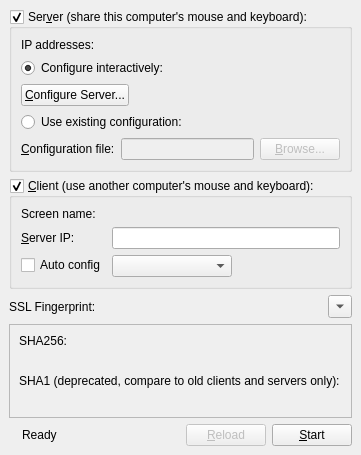
<?xml version="1.0" encoding="UTF-8"?>
<ui version="4.0">
 <class>MainWindowBase</class>
 <widget class="QMainWindow" name="MainWindowBase">
  <property name="sizePolicy">
   <sizepolicy hsizetype="Fixed" vsizetype="Fixed">
    <horstretch>0</horstretch>
    <verstretch>0</verstretch>
   </sizepolicy>
  </property>
  <property name="windowTitle">
   <string>InputLeap</string>
  </property>
  <widget class="QWidget" name="centralwidget">
   <layout class="QVBoxLayout" name="verticalLayout_2">
    <property name="sizeConstraint">
     <enum>QLayout::SetFixedSize</enum>
    </property>
    <item>
     <widget class="QGroupBox" name="m_pGroupServer">
      <property name="sizePolicy">
       <sizepolicy hsizetype="Preferred" vsizetype="Preferred">
        <horstretch>0</horstretch>
        <verstretch>0</verstretch>
       </sizepolicy>
      </property>
      <property name="title">
       <string>Ser&amp;ver (share this computer's mouse and keyboard):</string>
      </property>
      <property name="checkable">
       <bool>true</bool>
      </property>
      <property name="checked">
       <bool>true</bool>
      </property>
      <layout class="QVBoxLayout">
       <item>
        <layout class="QFormLayout" name="formLayout">
         <property name="fieldGrowthPolicy">
          <enum>QFormLayout::AllNonFixedFieldsGrow</enum>
         </property>
         <item row="0" column="0">
          <widget class="QLabel" name="label_2">
           <property name="text">
            <string>IP addresses:</string>
           </property>
          </widget>
         </item>
         <item row="0" column="1">
          <widget class="QLabel" name="m_pLabelIpAddresses">
           <property name="text">
            <string notr="true"/>
           </property>
          </widget>
         </item>
        </layout>
       </item>
       <item>
        <widget class="QRadioButton" name="m_pRadioInternalConfig">
         <property name="text">
          <string>Configure interactively:</string>
         </property>
         <property name="checked">
          <bool>true</bool>
         </property>
        </widget>
       </item>
       <item>
        <layout class="QHBoxLayout" name="horizontalLayout_4">
         <item>
          <widget class="QPushButton" name="m_pButtonConfigureServer">
           <property name="text">
            <string>&amp;Configure Server...</string>
           </property>
          </widget>
         </item>
         <item>
          <spacer>
           <property name="orientation">
            <enum>Qt::Horizontal</enum>
           </property>
           <property name="sizeHint" stdset="0">
            <size>
             <width>40</width>
             <height>20</height>
            </size>
           </property>
          </spacer>
         </item>
        </layout>
       </item>
       <item>
        <widget class="QRadioButton" name="m_pRadioExternalConfig">
         <property name="text">
          <string>Use existing configuration:</string>
         </property>
        </widget>
       </item>
       <item>
        <layout class="QHBoxLayout">
         <item>
          <widget class="QLabel" name="m_pLabelConfigurationFile">
           <property name="text">
            <string>&amp;Configuration file:</string>
           </property>
           <property name="buddy">
            <cstring>m_pLineEditConfigFile</cstring>
           </property>
          </widget>
         </item>
         <item>
          <widget class="QLineEdit" name="m_pLineEditConfigFile">
           <property name="enabled">
            <bool>false</bool>
           </property>
          </widget>
         </item>
         <item>
          <widget class="QPushButton" name="m_pButtonBrowseConfigFile">
           <property name="enabled">
            <bool>false</bool>
           </property>
           <property name="text">
            <string>&amp;Browse...</string>
           </property>
          </widget>
         </item>
        </layout>
       </item>
      </layout>
     </widget>
    </item>
    <item>
     <widget class="QGroupBox" name="m_pGroupClient">
      <property name="sizePolicy">
       <sizepolicy hsizetype="Preferred" vsizetype="Preferred">
        <horstretch>0</horstretch>
        <verstretch>0</verstretch>
       </sizepolicy>
      </property>
      <property name="title">
       <string>&amp;Client (use another computer's mouse and keyboard):</string>
      </property>
      <property name="checkable">
       <bool>true</bool>
      </property>
      <property name="checked">
       <bool>true</bool>
      </property>
      <layout class="QFormLayout" name="formLayout_3">
       <property name="fieldGrowthPolicy">
        <enum>QFormLayout::AllNonFixedFieldsGrow</enum>
       </property>
       <item row="0" column="0">
        <widget class="QLabel" name="label_5">
         <property name="text">
          <string>Screen name:</string>
         </property>
        </widget>
       </item>
       <item row="0" column="1">
        <widget class="QLabel" name="m_pLabelScreenName">
         <property name="text">
          <string notr="true"/>
         </property>
        </widget>
       </item>
       <item row="2" column="0">
        <widget class="QLabel" name="m_pLabelServerName">
         <property name="text">
          <string>&amp;Server IP:</string>
         </property>
         <property name="buddy">
          <cstring>m_pLineEditHostname</cstring>
         </property>
        </widget>
       </item>
       <item row="2" column="1">
        <widget class="QLineEdit" name="m_pLineEditHostname"/>
       </item>
       <item row="3" column="0">
        <widget class="QCheckBox" name="m_pCheckBoxAutoConfig">
         <property name="text">
          <string>Auto config</string>
         </property>
        </widget>
       </item>
       <item row="3" column="1">
        <widget class="QComboBox" name="m_pComboServerList">
         <property name="sizePolicy">
          <sizepolicy hsizetype="Maximum" vsizetype="Preferred">
           <horstretch>0</horstretch>
           <verstretch>0</verstretch>
          </sizepolicy>
         </property>
         <property name="minimumSize">
          <size>
           <width>120</width>
           <height>0</height>
          </size>
         </property>
        </widget>
       </item>
      </layout>
     </widget>
    </item>
    <item>
     <layout class="QHBoxLayout" name="horizontalLayout_3">
      <item>
       <widget class="QLabel" name="m_pLabelFingerprint">
        <property name="sizePolicy">
         <sizepolicy hsizetype="Maximum" vsizetype="Preferred">
          <horstretch>0</horstretch>
          <verstretch>0</verstretch>
         </sizepolicy>
        </property>
        <property name="text">
         <string>SSL Fingerprint:</string>
        </property>
       </widget>
      </item>
      <item>
       <widget class="QLabel" name="m_pLabelLocalFingerprint">
        <property name="text">
         <string/>
        </property>
        <property name="textFormat">
         <enum>Qt::PlainText</enum>
        </property>
       </widget>
      </item>
      <item>
       <widget class="QToolButton" name="toolbutton_show_fingerprint">
        <property name="text">
         <string>...</string>
        </property>
        <property name="arrowType">
         <enum>Qt::DownArrow</enum>
        </property>
       </widget>
      </item>
     </layout>
    </item>
    <item>
     <widget class="QFrame" name="frame_fingerprint_details">
      <property name="frameShape">
       <enum>QFrame::StyledPanel</enum>
      </property>
      <property name="frameShadow">
       <enum>QFrame::Raised</enum>
      </property>
      <layout class="QGridLayout" name="gridLayout">
       <property name="sizeConstraint">
        <enum>QLayout::SetMinimumSize</enum>
       </property>
       <item row="1" column="1">
        <widget class="QLabel" name="label_sha256_randomart">
         <property name="font">
          <font>
           <family>Courier</family>
          </font>
         </property>
         <property name="text">
          <string/>
         </property>
         <property name="textInteractionFlags">
          <set>Qt::LinksAccessibleByMouse|Qt::TextSelectableByMouse</set>
         </property>
        </widget>
       </item>
       <item row="2" column="0" colspan="2">
        <widget class="QLabel" name="label_sha1">
         <property name="text">
          <string>SHA1 (deprecated, compare to old clients and servers only):</string>
         </property>
        </widget>
       </item>
       <item row="3" column="0" colspan="2">
        <widget class="QLabel" name="label_sha1_fingerprint_full">
         <property name="text">
          <string/>
         </property>
         <property name="textInteractionFlags">
          <set>Qt::LinksAccessibleByMouse|Qt::TextSelectableByMouse</set>
         </property>
        </widget>
       </item>
       <item row="0" column="0" colspan="2">
        <widget class="QLabel" name="label_sha256">
         <property name="text">
          <string>SHA256:</string>
         </property>
        </widget>
       </item>
       <item row="1" column="0">
        <widget class="QLabel" name="label_sha256_fingerprint_full">
         <property name="text">
          <string/>
         </property>
         <property name="textInteractionFlags">
          <set>Qt::LinksAccessibleByMouse|Qt::TextSelectableByMouse</set>
         </property>
        </widget>
       </item>
      </layout>
     </widget>
    </item>
    <item>
     <layout class="QHBoxLayout" name="horizontalLayout">
      <property name="sizeConstraint">
       <enum>QLayout::SetDefaultConstraint</enum>
      </property>
      <item>
       <widget class="QLabel" name="m_pLabelPadlock">
        <property name="enabled">
         <bool>true</bool>
        </property>
        <property name="text">
         <string/>
        </property>
        <property name="pixmap">
         <pixmap resource="../res/InputLeap.qrc">:/res/icons/16x16/padlock.png</pixmap>
        </property>
       </widget>
      </item>
      <item>
       <widget class="QLabel" name="m_pStatusLabel">
        <property name="text">
         <string>Ready</string>
        </property>
       </widget>
      </item>
      <item>
       <spacer name="spacer">
        <property name="orientation">
         <enum>Qt::Horizontal</enum>
        </property>
        <property name="sizeHint" stdset="0">
         <size>
          <width>40</width>
          <height>20</height>
         </size>
        </property>
       </spacer>
      </item>
      <item>
       <widget class="QPushButton" name="m_pButtonReload">
        <property name="enabled">
         <bool>false</bool>
        </property>
        <property name="text">
         <string>&amp;Reload</string>
        </property>
       </widget>
      </item>
      <item>
       <widget class="QPushButton" name="m_pButtonToggleStart">
        <property name="text">
         <string>&amp;Start</string>
        </property>
       </widget>
      </item>
     </layout>
    </item>
   </layout>
  </widget>
  <action name="m_pActionAbout">
   <property name="text">
    <string>&amp;About InputLeap...</string>
   </property>
   <property name="shortcut">
    <string notr="true"/>
   </property>
  </action>
  <action name="m_pActionQuit">
   <property name="text">
    <string>&amp;Quit</string>
   </property>
   <property name="statusTip">
    <string>Quit</string>
   </property>
   <property name="shortcut">
    <string notr="true">Ctrl+Q</string>
   </property>
  </action>
  <action name="m_pActionStartCmdApp">
   <property name="text">
    <string>&amp;Start</string>
   </property>
   <property name="statusTip">
    <string>Run</string>
   </property>
   <property name="shortcut">
    <string notr="true">Ctrl+S</string>
   </property>
  </action>
  <action name="m_pActionStopCmdApp">
   <property name="enabled">
    <bool>false</bool>
   </property>
   <property name="text">
    <string>S&amp;top</string>
   </property>
   <property name="statusTip">
    <string>Stop</string>
   </property>
   <property name="shortcut">
    <string notr="true">Ctrl+T</string>
   </property>
  </action>
  <action name="m_pActionMinimize">
   <property name="text">
    <string>&amp;Hide</string>
   </property>
   <property name="toolTip">
    <string>Hide</string>
   </property>
   <property name="shortcut">
    <string notr="true">F5</string>
   </property>
  </action>
  <action name="m_pActionRestore">
   <property name="text">
    <string>&amp;Show</string>
   </property>
   <property name="toolTip">
    <string>Show</string>
   </property>
   <property name="shortcut">
    <string notr="true"/>
   </property>
  </action>
  <action name="m_pActionSave">
   <property name="text">
    <string>S&amp;ave configuration</string>
   </property>
   <property name="statusTip">
    <string>Save the interactively generated server configuration to a file.</string>
   </property>
   <property name="shortcut">
    <string notr="true">Ctrl+Alt+S</string>
   </property>
  </action>
  <action name="m_pActionSettings">
   <property name="text">
    <string>Change &amp;Settings</string>
   </property>
   <property name="statusTip">
    <string>Edit settings</string>
   </property>
   <property name="shortcut">
    <string notr="true">F4</string>
   </property>
  </action>
  <action name="m_pActionShowLog">
   <property name="text">
    <string>Show &amp;Log</string>
   </property>
   <property name="toolTip">
    <string>Show Log</string>
   </property>
   <property name="shortcut">
    <string notr="true">F2</string>
   </property>
  </action>
 </widget>
 <resources>
  <include location="../res/InputLeap.qrc"/>
 </resources>
 <connections>
  <connection>
   <sender>m_pRadioExternalConfig</sender>
   <signal>toggled(bool)</signal>
   <receiver>m_pLineEditConfigFile</receiver>
   <slot>setEnabled(bool)</slot>
   <hints>
    <hint type="sourcelabel">
     <x>156</x>
     <y>179</y>
    </hint>
    <hint type="destinationlabel">
     <x>169</x>
     <y>209</y>
    </hint>
   </hints>
  </connection>
  <connection>
   <sender>m_pRadioExternalConfig</sender>
   <signal>toggled(bool)</signal>
   <receiver>m_pButtonBrowseConfigFile</receiver>
   <slot>setEnabled(bool)</slot>
   <hints>
    <hint type="sourcelabel">
     <x>353</x>
     <y>182</y>
    </hint>
    <hint type="destinationlabel">
     <x>356</x>
     <y>211</y>
    </hint>
   </hints>
  </connection>
  <connection>
   <sender>m_pRadioInternalConfig</sender>
   <signal>toggled(bool)</signal>
   <receiver>m_pButtonConfigureServer</receiver>
   <slot>setEnabled(bool)</slot>
   <hints>
    <hint type="sourcelabel">
     <x>204</x>
     <y>244</y>
    </hint>
    <hint type="destinationlabel">
     <x>212</x>
     <y>274</y>
    </hint>
   </hints>
  </connection>
  <connection>
   <sender>m_pButtonToggleStart</sender>
   <signal>clicked()</signal>
   <receiver>m_pActionStartCmdApp</receiver>
   <slot>trigger()</slot>
   <hints>
    <hint type="sourcelabel">
     <x>361</x>
     <y>404</y>
    </hint>
    <hint type="destinationlabel">
     <x>-1</x>
     <y>-1</y>
    </hint>
   </hints>
  </connection>
 </connections>
</ui>
